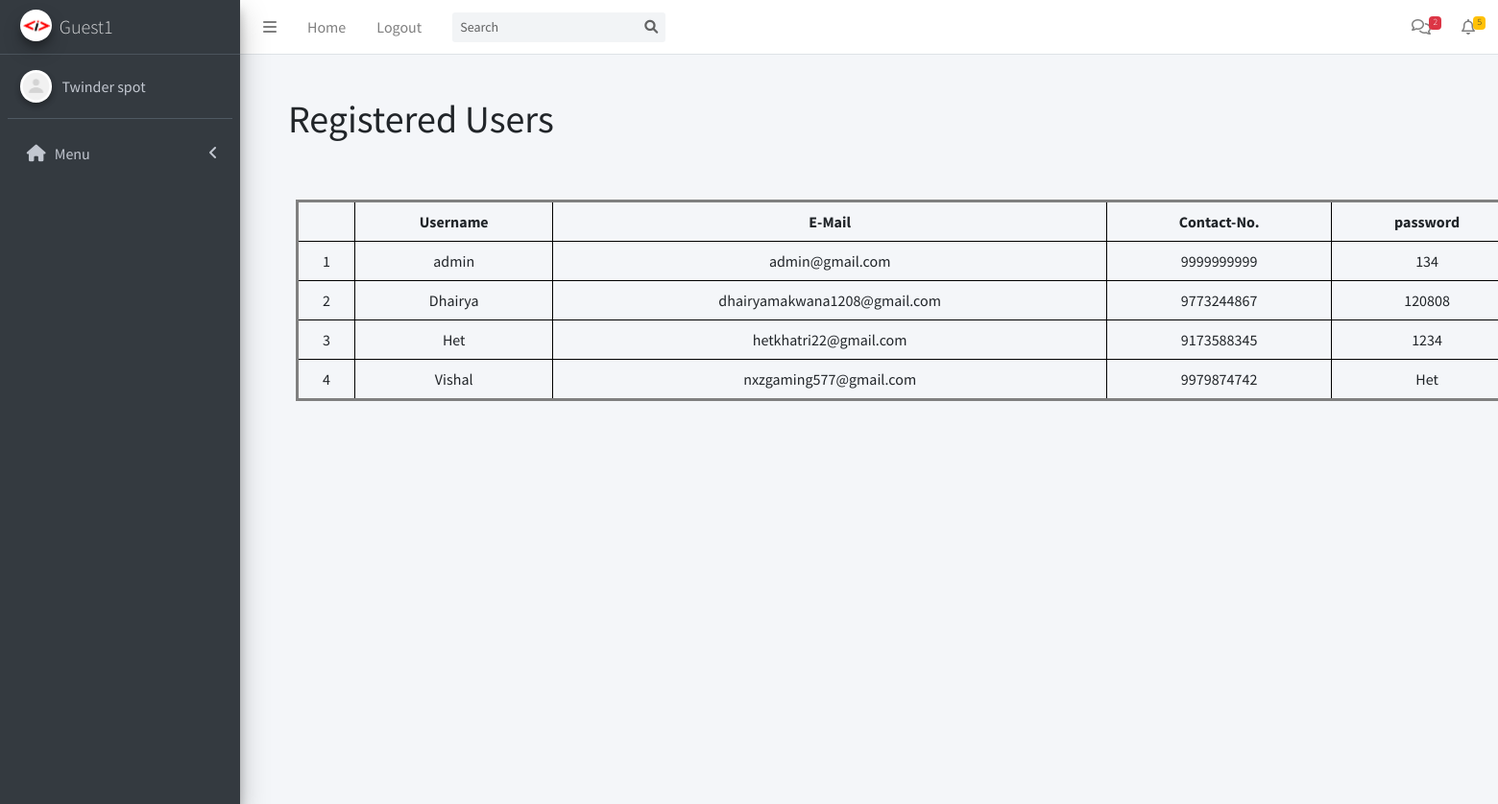
The app's page /admin/admin_user.php (signed in) with its own data.
### tables this page shows
CREATE TABLE `user_signup` (
  `id` int(255) NOT NULL,
  `username` varchar(255) NOT NULL,
  `email` varchar(255) NOT NULL,
  `contactno` varchar(255) NOT NULL,
  `password` varchar(255) NOT NULL,
  `resettoken` varchar(255) DEFAULT NULL,
  `resettokenexpire` date DEFAULT NULL
);

### admin/admin_user.php (the view, shortened to what this page needs)
<!DOCTYPE html>
<html lang="en">
<head>
  <link rel="stylesheet" href="../css/admin_project.css">
  <link rel="stylesheet" href="../src/css/adminlte.min.css">
  <link rel="stylesheet" href="https://cdnjs.cloudflare.com/ajax/libs/font-awesome/5.15.4/css/all.min.css">
</head>
<body class="hold-transition sidebar-mini">
  <div class="wrapper">
    <?php include 'admin_header.php' ?>
    <div class="content-wrapper">
    <h1 class="head">Registered Users</h1>
    <?php
     $sql = "select * from user_signup";
     $result = $connection->query($sql);
     ?>
      <table class="project">
        <tr>
            <th> </th>
            <th>Username</th>
            <th>E-Mail</th>
            <th>Contact-No.</th>
            <th>password</th>
        </tr>
        <?php
    if ($result->num_rows > 0)
    {
        while ($row = $result->fetch_assoc()) {
          echo "<tr>
          <td>" . $row["id"] . "</td>
          <td>" . $row["username"] . "</td>
          <td>" . $row["email"] . "</td>
          <td>" . $row["contactno"] . "</td>
          <td>" . $row["password"] . "</td>
          </tr>";
        }
    }
    else
    {
        echo "<tr><td colspan='4'>No records found</td></tr>";
      }
      ?>
      </table>
    </div>
  </div>
</body>
</html>

### css/admin_project.css (style rules this page uses)
.head { position: absolute; left: 300px; top: 100px; }
.project { top: 200px; position: absolute; left: 300px; border: 3px solid grey; margin: 0.5rem; width: 160vh; text-align: center; }
th, td { border: 1px solid #000; padding: 0.5rem; }

### records on screen
user_signup: id "1", username "admin", email "admin@gmail.com", contactno "9999999999", password "134"
user_signup: id "2", username "Dhairya", email "dhairyamakwana1208@gmail.com", contactno "9773244867", password "120808"
user_signup: id "3", username "Het", email "hetkhatri22@gmail.com", contactno "9173588345", password "1234"
user_signup: id "4", username "Vishal", email "nxzgaming577@gmail.com", contactno "9979874742", password "Het"

### other values on screen
$username "Guest1"
$menuItem['menuTitle'] "Menu"
